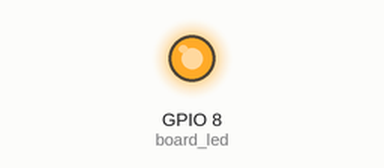
This program was run on a simulated ESP32 board running MicroPython. Parts: output pins drawn as LEDs (lit = HIGH).

Above: at 4.1 s.
At 41.6 s:
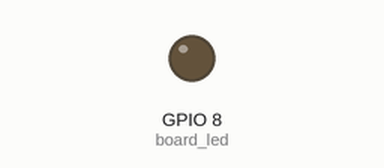
Timing chart, 0 to 42.0 s (numbered marks = the images above):
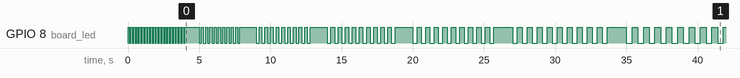

Measured:
- by itself, GPIO 8 (board_led): HIGH → LOW at 0.10 s, → HIGH 0.10 s later, → LOW 0.10 s later, → HIGH 0.10 s later, … (158 changes in this stretch)

The program:

main.py
```python
from machine import Pin
from uasyncio import sleep_ms, run

board_led = Pin(8, Pin.OUT)

async def start():
    timeout_ms = 100
    while True:
        for _ in range(20):
            board_led.toggle()
            await sleep_ms(timeout_ms)

        board_led.on()
        await sleep_ms(1000)
        timeout_ms = timeout_ms + 50

run(start())
```

boot.py
```python
from machine import Pin
from utime import sleep

board_led = Pin(8, Pin.OUT)
for _ in range(20):
    board_led.toggle()
    sleep(0.1)
```
